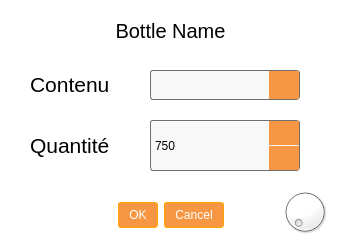
<?xml version="1.0" encoding="UTF-8"?>
<ui version="4.0">
 <class>bottleDialog</class>
 <widget class="QDialog" name="bottleDialog">
  <property name="geometry">
   <rect>
    <x>0</x>
    <y>0</y>
    <width>350</width>
    <height>250</height>
   </rect>
  </property>
  <property name="sizePolicy">
   <sizepolicy hsizetype="Fixed" vsizetype="Fixed">
    <horstretch>0</horstretch>
    <verstretch>0</verstretch>
   </sizepolicy>
  </property>
  <property name="minimumSize">
   <size>
    <width>350</width>
    <height>250</height>
   </size>
  </property>
  <property name="maximumSize">
   <size>
    <width>350</width>
    <height>250</height>
   </size>
  </property>
  <property name="windowTitle">
   <string>Dialog</string>
  </property>
  <property name="styleSheet">
   <string notr="true">background-color: #FFFFFF;
font-family: &quot;CoconPro&quot;;
color: black;
font-size: 16pt;</string>
  </property>
  <widget class="QDialogButtonBox" name="buttonBox">
   <property name="geometry">
    <rect>
     <x>50</x>
     <y>190</y>
     <width>241</width>
     <height>51</height>
    </rect>
   </property>
   <property name="styleSheet">
    <string notr="true">/* Style pour tous les boutons QDialogButton */
QDialogButtonBox {
    background-color: transparent; /* Fond transparent */
    border: none; /* Pas de bordure */
    spacing: 10px; /* Espacement entre les boutons */
}

/* Style spécifique pour le bouton &quot;Valider&quot; */
QDialogButtonBox QPushButton:enabled {
    background-color: #F79643; /* Fond orange pour le bouton &quot;Valider&quot; */
    color: #FFFFFF; /* Texte en blanc */
    border: 1px solid #FFA500; /* Bordure orange */
    border-radius: 3px; /* Coins arrondis de 3px */
    padding: 5px 10px; /* Espacement interne */
    font-size: 12px; /* Taille de la police 12 */
}

/* Style pour les autres boutons (Annuler, etc.) */
QDialogButtonBox QPushButton:enabled:hover {
    background-color: #F79643; /* Fond orange clair au survol */
    border: 1px solid #F79643; /* Bordure orange clair au survol */
}

/* Style pour les boutons désactivés */
QDialogButtonBox QPushButton:disabled {
    background-color: transparent; /* Fond transparent pour les boutons désactivés */
    color: #C0C0C0; /* Texte en gris pour les boutons désactivés */
    border: 1px solid #C0C0C0; /* Bordure grise pour les boutons désactivés */
}
</string>
   </property>
   <property name="orientation">
    <enum>Qt::Horizontal</enum>
   </property>
   <property name="standardButtons">
    <set>QDialogButtonBox::Cancel|QDialogButtonBox::Ok</set>
   </property>
   <property name="centerButtons">
    <bool>true</bool>
   </property>
  </widget>
  <widget class="QComboBox" name="bottleComboBox">
   <property name="geometry">
    <rect>
     <x>150</x>
     <y>70</y>
     <width>150</width>
     <height>30</height>
    </rect>
   </property>
   <property name="styleSheet">
    <string notr="true">QComboBox {
    background-color: #F9F8F8; /* Fond gris clair */
    color: #000000; /* Texte noir */
    font-size: 12px; /* Taille de la police 12 */
    border: 1px solid #707070; /* Bordure de 1px en noir */
    border-radius: 3px; /* Coins arrondis de 2px */
    padding: 2px; /* Espacement interne */
    selection-background-color: #FFA500; /* Fond d'écran de sélection orange */
}

QComboBox::drop-down {
    background-color: #F79643; /* Couleur de fond de la flèche déroulante (même que le fond) */
    border: 0px solid #707070; /* Bordure de la flèche déroulante en noir */
    width: 30px; /* Largeur de la flèche déroulante de 20px */
	margin-right: 0px; /* Marge à droite de la flèche déroulante */
}

QComboBox::down-arrow {
    image: url(./ressources/generic/arrow_down.svg); /* Chemin relatif vers votre icône SVG */
	color: #000000; /* Couleur de la flèche en noir */
}


</string>
   </property>
  </widget>
  <widget class="QLabel" name="title">
   <property name="geometry">
    <rect>
     <x>110</x>
     <y>20</y>
     <width>121</width>
     <height>21</height>
    </rect>
   </property>
   <property name="styleSheet">
    <string notr="true">font-size: 20px;</string>
   </property>
   <property name="text">
    <string>Bottle Name</string>
   </property>
   <property name="alignment">
    <set>Qt::AlignCenter</set>
   </property>
  </widget>
  <widget class="QLabel" name="label">
   <property name="geometry">
    <rect>
     <x>30</x>
     <y>69</y>
     <width>101</width>
     <height>31</height>
    </rect>
   </property>
   <property name="text">
    <string>Contenu</string>
   </property>
  </widget>
  <widget class="QLabel" name="label_2">
   <property name="geometry">
    <rect>
     <x>30</x>
     <y>125</y>
     <width>101</width>
     <height>41</height>
    </rect>
   </property>
   <property name="text">
    <string>Quantité</string>
   </property>
  </widget>
  <widget class="QSpinBox" name="quantitySpinBox">
   <property name="geometry">
    <rect>
     <x>150</x>
     <y>120</y>
     <width>150</width>
     <height>51</height>
    </rect>
   </property>
   <property name="styleSheet">
    <string notr="true">QSpinBox {
    background-color: #F9F8F8; /* Fond gris clair */
    color: #000000; /* Texte noir */
    font-size: 12px; /* Taille de la police 12 */
    border: 1px solid #707070; /* Bordure de 1px en noir */
    border-radius: 3px; /* Coins arrondis de 3px */
    padding: 2px; /* Espacement interne */
    selection-background-color: transparent;
}

QSpinBox::up-button, QSpinBox::down-button {
    background-color: #F79643; /* Couleur de fond des boutons d'incrémentation/décrémentation */
    width: 30px; /* Largeur des boutons */
    border: 0px solid #707070; /* Bordure des boutons en noir */
	margin: 0px; /* Marge des boutons */
}

QSpinBox::up-button {
    subcontrol-origin: padding;
    subcontrol-position: top right;
}

QSpinBox::down-button {
    subcontrol-origin: padding;
    subcontrol-position: bottom right;
}

QSpinBox::up-arrow{
    image: url(./ressources/generic/arrow_up.svg); /* Chemin relatif vers votre icône SVG */
    color: #000000; /* Couleur des flèches en noir */
}
QSpinBox::down-arrow {
    image: url(./ressources/generic/arrow_down.svg); /* Chemin relatif vers votre icône SVG */
    color: #000000; /* Couleur des flèches en noir */
}
</string>
   </property>
   <property name="frame">
    <bool>false</bool>
   </property>
   <property name="maximum">
    <number>1000</number>
   </property>
   <property name="singleStep">
    <number>50</number>
   </property>
   <property name="value">
    <number>750</number>
   </property>
   <property name="displayIntegerBase">
    <number>10</number>
   </property>
  </widget>
  <widget class="QDial" name="dial">
   <property name="geometry">
    <rect>
     <x>280</x>
     <y>180</y>
     <width>50</width>
     <height>64</height>
    </rect>
   </property>
   <property name="maximum">
    <number>100</number>
   </property>
   <property name="singleStep">
    <number>1</number>
   </property>
  </widget>
 </widget>
 <resources/>
 <connections>
  <connection>
   <sender>buttonBox</sender>
   <signal>accepted()</signal>
   <receiver>bottleDialog</receiver>
   <slot>accept()</slot>
   <hints>
    <hint type="sourcelabel">
     <x>248</x>
     <y>254</y>
    </hint>
    <hint type="destinationlabel">
     <x>157</x>
     <y>274</y>
    </hint>
   </hints>
  </connection>
  <connection>
   <sender>buttonBox</sender>
   <signal>rejected()</signal>
   <receiver>bottleDialog</receiver>
   <slot>reject()</slot>
   <hints>
    <hint type="sourcelabel">
     <x>316</x>
     <y>260</y>
    </hint>
    <hint type="destinationlabel">
     <x>286</x>
     <y>274</y>
    </hint>
   </hints>
  </connection>
 </connections>
</ui>
